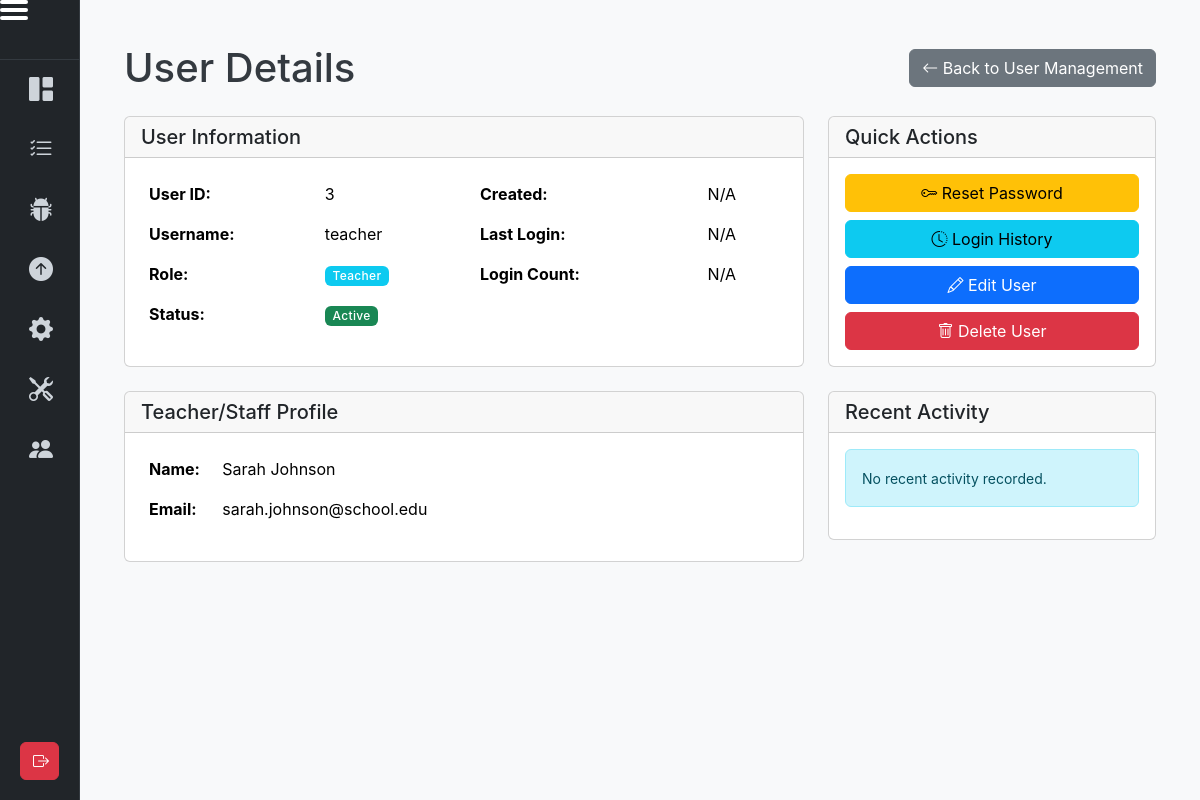
Screenshot of /tech/user/view/3 (signed in) with the database file from the repository.
### models.py (models this page shows, shortened)
class User(db.Model, UserMixin):
    id = db.Column(db.Integer, primary_key=True)
    username = db.Column(db.String(100), unique=True, nullable=False)
    password_hash = db.Column(db.String(256), nullable=False)
    role = db.Column(db.String(50), nullable=False) # e.g., 'Student', 'Teacher', 'Director'
    student_id = db.Column(db.Integer, db.ForeignKey('student.id'), nullable=True)
    teacher_staff_id = db.Column(db.Integer, db.ForeignKey('teacher_staff.id'), nullable=True)

class TeacherStaff(db.Model):
    id = db.Column(db.Integer, primary_key=True)
    first_name = db.Column(db.String(100), nullable=False)
    last_name = db.Column(db.String(100), nullable=False)
    email = db.Column(db.String(120), unique=True, nullable=False)
    staff_id = db.Column(db.String(50), nullable=True, unique=True)
    hire_date = db.Column(db.String(20), nullable=True)  # Storing as string like DOB
    department = db.Column(db.String(100), nullable=True)
    position = db.Column(db.String(100), nullable=True)
    emergency_first_name = db.Column(db.String(100), nullable=True)
    emergency_last_name = db.Column(db.String(100), nullable=True)
    emergency_email = db.Column(db.String(120), nullable=True)
    emergency_phone = db.Column(db.String(20), nullable=True)
    emergency_relationship = db.Column(db.String(50), nullable=True)  # Spouse, Parent, etc.
    street = db.Column(db.String(200), nullable=True)
    apt_unit = db.Column(db.String(50), nullable=True)
    city = db.Column(db.String(100), nullable=True)
    state = db.Column(db.String(50), nullable=True)
    zip_code = db.Column(db.String(20), nullable=True)
    phone = db.Column(db.String(20), nullable=True)
    user = db.relationship('User', backref='teacher_staff_profile', uselist=False)

### techroutes.py (the view)
@tech_blueprint.route('/user/view/<int:user_id>')
@login_required
@tech_required
def view_user_details(user_id):
    user = User.query.get_or_404(user_id)
    return render_template('user_details.html', user=user)

### templates/user_details.html (shortened to what this page needs)
{% extends "dashboard_layout.html" %}
{% block dashboard_content %}
<div class="container-fluid px-2 px-md-4 mt-4">
    <div class="row g-3 g-md-4">
        <div class="col-12">
            <div class="d-flex flex-column flex-md-row justify-content-between align-items-start align-items-md-center mb-4 gap-2">
                <h1 class="mb-2 mb-md-0">User Details</h1>
                <a href="{{ url_for('tech.user_management') }}" class="btn btn-secondary">
                    <i class="bi bi-arrow-left"></i> Back to User Management
                </a>
            </div>
        </div>
    </div>
    <div class="row g-3 g-md-4">
        <div class="col-12 col-lg-8">
            <div class="card">
                <div class="card-header">
                    <h5 class="card-title mb-0">User Information</h5>
                </div>
                <div class="card-body">
                    <div class="row g-3">
                        <div class="col-12 col-md-6">
                            <table class="table table-borderless">
                                <tr>
                                    <td><strong>User ID:</strong></td>
                                    <td>{{ user.id }}</td>
                                </tr>
                                <tr>
                                    <td><strong>Username:</strong></td>
                                    <td>{{ user.username }}</td>
                                </tr>
                                <tr>
                                    <td><strong>Role:</strong></td>
                                    <td>
                                        <span class="badge
                                            {% if user.role == 'Director' %}bg-danger
                                            {% elif user.role == 'School Administrator' %}bg-warning
                                            {% elif user.role == 'Teacher' %}bg-info
                                            {% elif user.role == 'Student' %}bg-success
                                            {% elif user.role == 'Tech' %}bg-secondary
                                            {% else %}bg-light text-dark{% endif %}">
                                            {{ user.role }}
                                        </span>
                                    </td>
                                </tr>
                                <tr>
                                    <td><strong>Status:</strong></td>
                                    <td><span class="badge bg-success">Active</span></td>
                                </tr>
                            </table>
                        </div>
                        <div class="col-12 col-md-6">
                            <table class="table table-borderless">
                                <tr>
                                    <td><strong>Created:</strong></td>
                                    <td>N/A</td>
                                </tr>
                                <tr>
                                    <td><strong>Last Login:</strong></td>
                                    <td>N/A</td>
                                </tr>
                                <tr>
                                    <td><strong>Login Count:</strong></td>
                                    <td>N/A</td>
                                </tr>
                            </table>
                        </div>
                    </div>
                </div>
            </div>
            {% if user.teacher_staff_profile %}
            <div class="card mt-4">
                <div class="card-header">
                    <h5 class="card-title mb-0">Teacher/Staff Profile</h5>
                </div>
                <div class="card-body">
                    <div class="row g-3">
                        <div class="col-12 col-md-6">
                            <table class="table table-borderless">
                                <tr>
                                    <td><strong>Name:</strong></td>
                                    <td>{{ user.teacher_staff_profile.first_name }} {{ user.teacher_staff_profile.last_name }}</td>
                                </tr>
                                <tr>
                                    <td><strong>Email:</strong></td>
                                    <td>{{ user.teacher_staff_profile.email }}</td>
                                </tr>
                            </table>
                        </div>
                    </div>
                </div>
            </div>
            {% endif %}
        </div>
        <div class="col-12 col-lg-4">
            <div class="card">
                <div class="card-header">
                    <h5 class="card-title mb-0">Quick Actions</h5>
                </div>
                <div class="card-body">
                    <div class="d-grid gap-2">
                        <form method="POST" action="{{ url_for('tech.reset_user_password', user_id=user.id) }}">
                            <button type="submit" class="btn btn-warning w-100" onclick="return confirm('Reset password for {{ user.username }}?')">
                                <i class="bi bi-key"></i> Reset Password
                            </button>
                        </form>
                        <button class="btn btn-info w-100" onclick="alert('View login history - functionality to be implemented')">
                            <i class="bi bi-clock-history"></i> Login History
                        </button>
                        <button class="btn btn-primary w-100" onclick="alert('Edit user - functionality to be implemented')">
                            <i class="bi bi-pencil"></i> Edit User
                        </button>
                        <form method="POST" action="{{ url_for('tech.delete_user', user_id=user.id) }}">
                            <button type="submit" class="btn btn-danger w-100" onclick="return confirm('Delete user {{ user.username }}? This action cannot be undone.')">
                                <i class="bi bi-trash"></i> Delete User
                            </button>
                        </form>
                    </div>
                </div>
            </div>
            <div class="card mt-4">
                <div class="card-header">
                    <h5 class="card-title mb-0">Recent Activity</h5>
                </div>
                <div class="card-body">
                    <div class="alert alert-info">
                        <small>No recent activity recorded.</small>
                    </div>
                </div>
            </div>
        </div>
    </div>
</div>
{% endblock %}

### static/style.css (style rules this page uses)
html, body { height: 100%; min-height: 100dvh; margin: 0; padding: 0; }
body { font-family: 'Inter', sans-serif; background-color: #f8f9fa; color: #343a40; overflow-x: hidden; }
.badge { font-weight: 500; letter-spacing: 0.025em; }
.main-content, .container, .container-fluid { min-width: 320px; padding-left: 1rem; padding-right: 1rem; }
.card, .table, .alert { word-break: break-word; }

### rows the page displays
User: id "3", username "teacher", role "Teacher"
TeacherStaff: teacher_staff_profile.first_name "Sarah", teacher_staff_profile.last_name "Johnson", teacher_staff_profile.email "sarah.johnson@school.edu"
